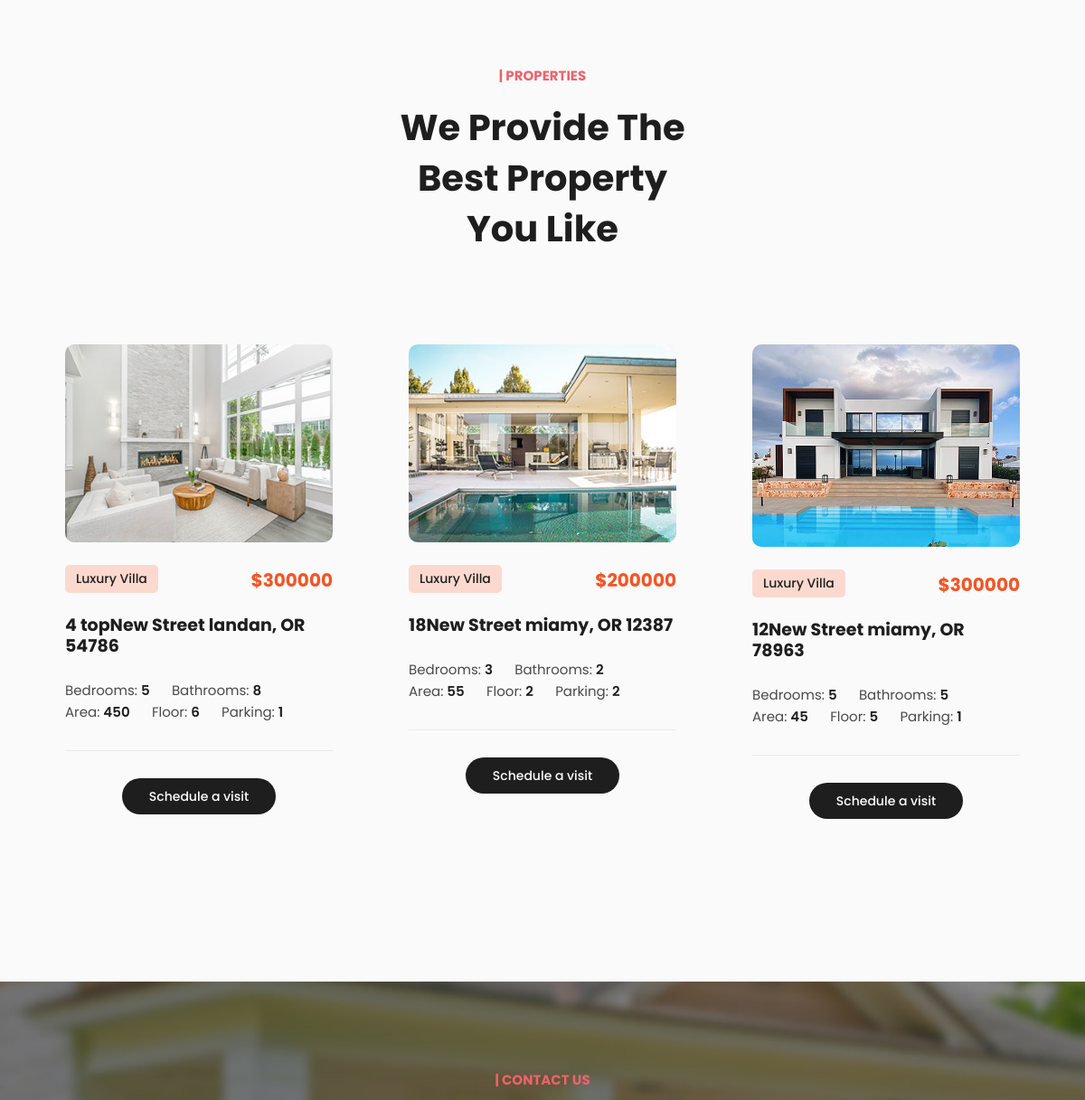
/home/ (middle part), run on an earlier commit of the app's database.
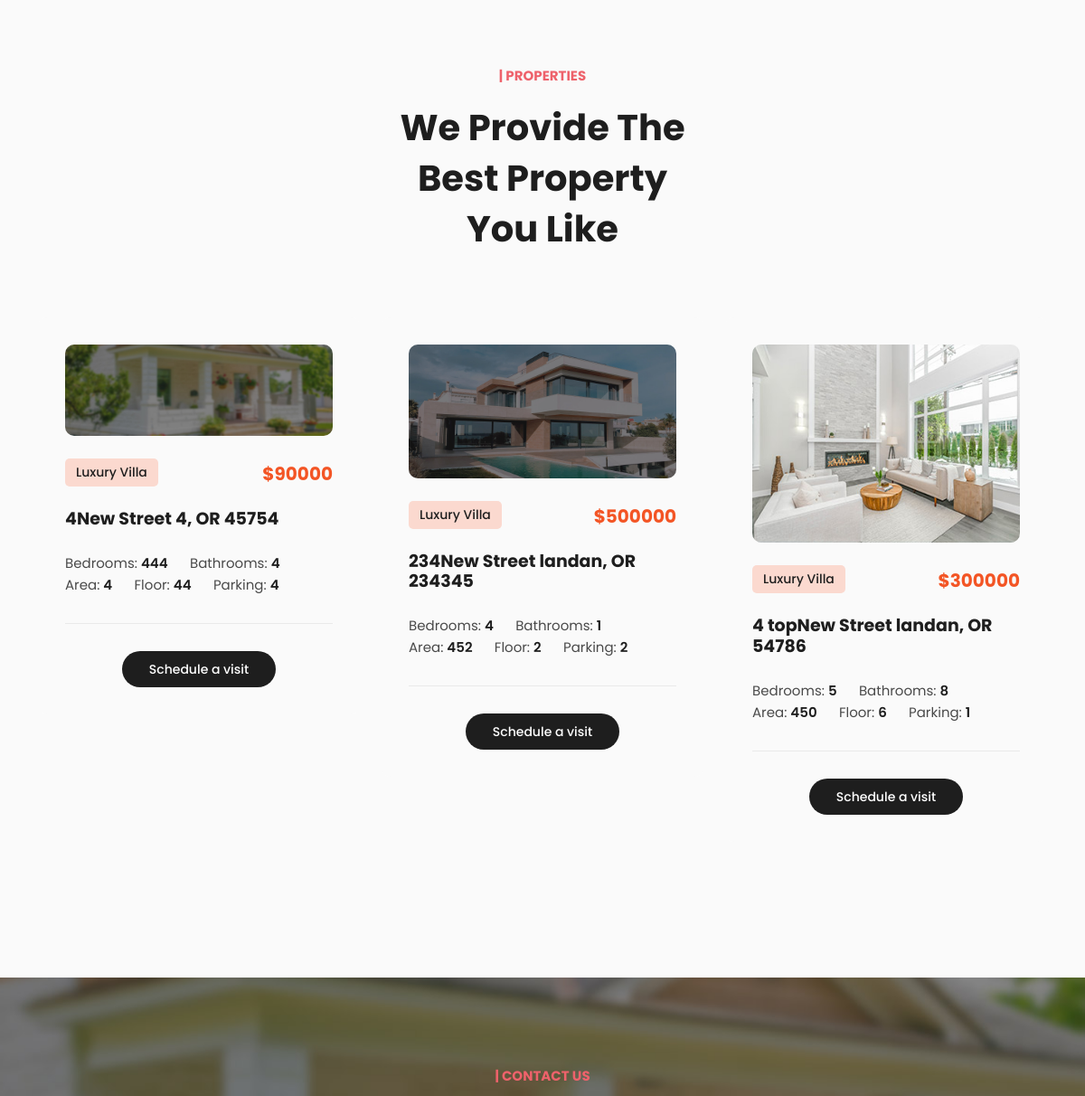
And on a later commit of the database.
### home/models.py (models this page shows, shortened)
class Properties(models.Model):
    about = models.TextField(verbose_name='درباره دسته')
    description = models.TextField(verbose_name='توضیحات')
    title = models.CharField(max_length=100, unique=True,verbose_name='عنوان')
    price = models.IntegerField(verbose_name='قیمت')
    image = models.ImageField(upload_to='properties/',verbose_name='عکس')
    bathroom = models.CharField(max_length=30,verbose_name='اتاق')
    bedrooms = models.CharField(max_length=30,verbose_name='سالن')
    floor = models.CharField(max_length=30,verbose_name='طبقه')
    area = models.CharField(max_length=30)
    parking = models.CharField(max_length=30)
    street = models.CharField(max_length=100,verbose_name='خیابان')
    city = models.CharField(max_length=50,verbose_name='شهر')
    state = models.CharField(max_length=20,verbose_name='کوچه')
    postal_code = models.CharField(max_length=10,verbose_name='پلاک')
    slug = models.SlugField(unique=True,blank=True, null=True)
    sing = models.ForeignKey(SingleProperty, null=True, blank=True, on_delete=models.CASCADE,
                             related_name='SingleProperty',verbose_name='')
    category = models.ForeignKey(Category, null=True, blank=True, on_delete=models.CASCADE, related_name='categories',verbose_name='دسته')

### home/views.py (the view)
# urls.py: path('home/', views.PropertiesView.as_view(), name='home'),
class PropertiesView(ListView):
    queryset = Properties.objects.order_by('-id')[:3]
    context_object_name = 'properties'
    template_name = 'home/index.html'
    def get_context_data(self, **kwargs):
        context = super().get_context_data(**kwargs)
        context['category'] = Category.objects.all()
        return context

### home/templates/home/index.html (shortened to what this page needs)
{% extends 'base.html' %}
{% load static %}
{% block main %}
    <div class="section best-deal">
    <div class="properties section">
        <div class="container">
            <div class="row">
                <div class="col-lg-4 offset-lg-4">
                    <div class="section-heading text-center">
                        <h6>| Properties</h6>
                        <h2>We Provide The Best Property You Like</h2>
                    </div>
                </div>
            </div>
            <div class="row">
                {% for property in properties %}
                    <div class="col-lg-4 col-md-6">
                        <div class="item">
                            <a href="{% url 'home:detail' property.id %}"><img src="{{ property.image.url }}"
                                                                               alt=""></a>
                            <span class="category">Luxury Villa</span>
                            <h6>${{ property.price }}</h6>
                            <h4><a href="{% url 'home:detail' property.id %}">{{ property.street }}New
                                Street {{ property.city }}, OR {{ property.postal_code }}</a></h4>
                            <ul>
                                <li>Bedrooms: <span>{{ property.bedrooms }}</span></li>
                                <li>Bathrooms: <span>{{ property.bathroom }}</span></li>
                                <li>Area: <span>{{ property.area }}</span></li>
                                <li>Floor: <span>{{ property.floor }}</span></li>
                                <li>Parking: <span>{{ property.parking }}</span></li>
                            </ul>
                            <div class="main-button">
                                <a href="{% url 'home:detail' property.slug %}">Schedule a visit</a>
                            </div>
                        </div>
                    </div>
                {% endfor %}
            </div>
        </div>
    </div>
    <div class="contact section">
        <div class="container">
            <div class="row">
                <div class="col-lg-4 offset-lg-4">
                    <div class="section-heading text-center">
                        <h6>| Contact Us</h6>
                    </div>
                </div>
            </div>
        </div>
    </div>
{% endblock %}

What changed in the data, as far as the page shows it:
no longer on this page (row unchanged): Properties: image (picture), price "200000", street "18", city "miamy", postal_code "12387", bedrooms "3", bathroom "2", area "55", floor "2", parking "2"
no longer on this page (row unchanged): Properties: image (picture), price "300000", street "12", city "miamy", postal_code "78963", bedrooms "5", bathroom "5", area "45", floor "5", parking "1"
added Properties: image (picture), price "90000", street "4", city "4", postal_code "45754", bedrooms "444", bathroom "4", area "4", floor "44", parking "4"
added Properties: image (picture), price "500000", street "234", city "landan", postal_code "234345", bedrooms "4", bathroom "1", area "452", floor "2", parking "2"
